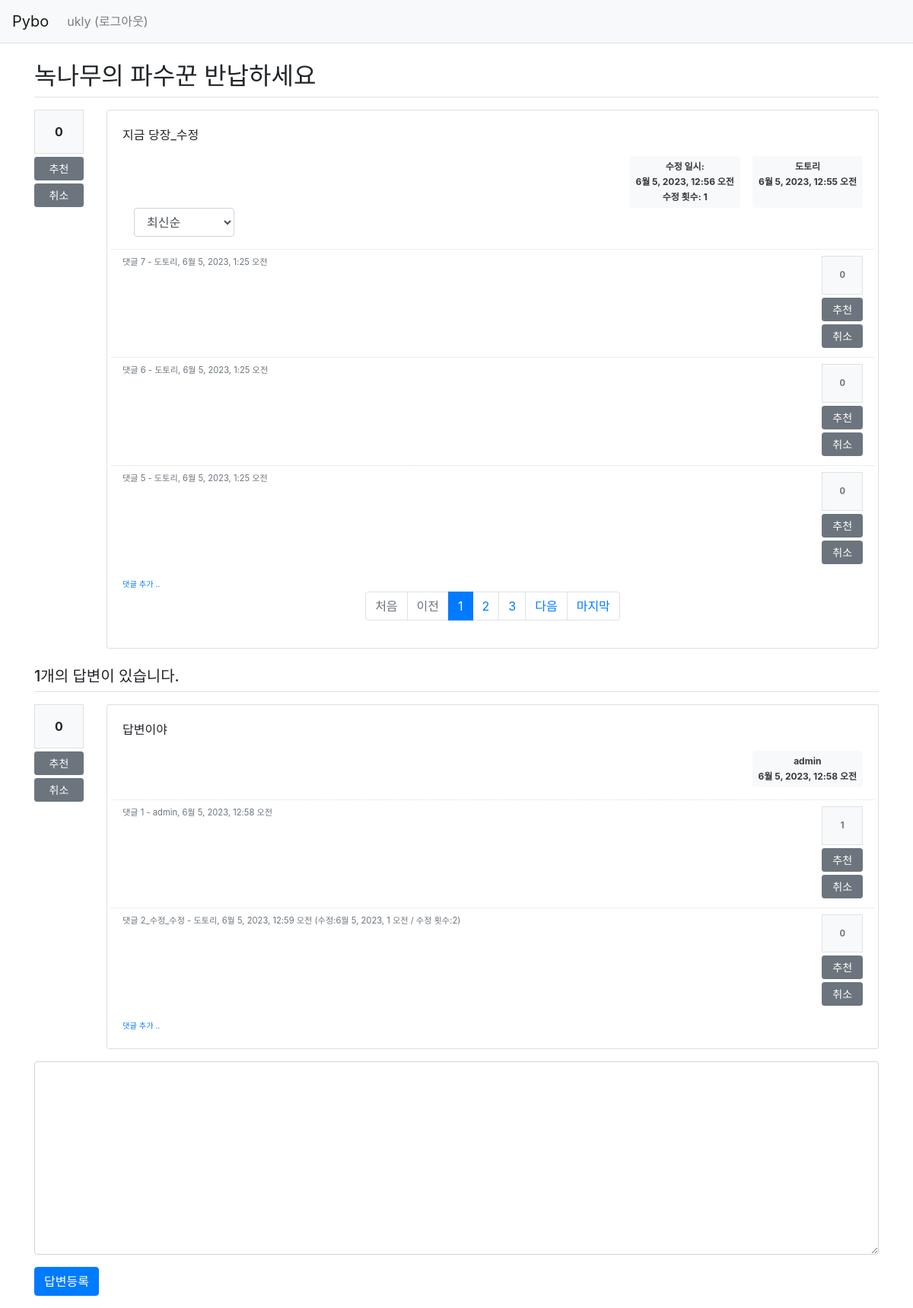
Screenshot of /pybo/20/ (signed in) with the database file from the repository.
### pybo/models.py (models this page shows, shortened)
class Question(models.Model):
    author = models.ForeignKey(User, on_delete=models.CASCADE, related_name='author_question')
    subject = models.CharField(max_length=200)
    content = models.TextField()
    create_date = models.DateTimeField()
    modify_date = models.DateTimeField(null=True, blank=True)
    voter = models.ManyToManyField(User, related_name='voter_question')
    modify_count = models.IntegerField(null=True, blank=True, default=0)

class Comment(models.Model):
    author = models.ForeignKey(User, on_delete=models.CASCADE)
    content = models.TextField()
    create_date = models.DateTimeField()
    modify_date = models.DateTimeField(null=True, blank=True)
    question = models.ForeignKey(Question, null=True, blank=True, on_delete=models.CASCADE)
    answer = models.ForeignKey(Answer, null=True, blank=True, on_delete=models.CASCADE)
    modify_count = models.IntegerField(null=True, blank=True, default=0)
    question_comment_voter = models.ManyToManyField(User, related_name='voter_question_comment')
    answer_comment_voter = models.ManyToManyField(User, related_name='voter_answer_comment')

class Answer(models.Model):
    author = models.ForeignKey(User, on_delete=models.CASCADE, related_name='author_answer')
    question = models.ForeignKey(Question, on_delete=models.CASCADE)
    content = models.TextField()
    create_date = models.DateTimeField()
    modify_date = models.DateTimeField(null=True, blank=True)
    voter = models.ManyToManyField(User, related_name='voter_answer')
    modify_count = models.IntegerField(null=True, blank=True, default=0)

### pybo/views/base_views.py (the view)
# urls.py: path('<int:question_id>/', base_views.detail, name='detail'),
def detail(request, question_id):
    page = request.GET.get('page', '1')  # 페이지
    so = request.GET.get('so', 'recent')  # 정렬기준
    question = get_object_or_404(Question, pk=question_id)
    if so == 'recommend':
        comment_list = Comment.objects.filter(question=question).annotate(num_voter=Count('question_comment_voter')).order_by('-num_voter', '-create_date')
    else:  # recent
        comment_list = Comment.objects.filter(question=question).order_by('-create_date')
    paginator = Paginator(comment_list, 3)  # 페이지당 3개씩 보여주기
    page_obj = paginator.get_page(page)
    last_page = paginator.count // 3 + 1 if (paginator.count % 3) else paginator.count // 3
    context = {'question': question, 'comment_list': page_obj, 'so': so, 'last_page': last_page}
    return render(request, 'pybo/question_detail.html', context)

### pybo/templatetags/pybo_filter.py (called while the page is built)
@register.filter()
def mark(value):
    extensions = ["nl2br", "fenced_code"]
    return mark_safe(markdown.markdown(value, extensions=extensions))

### templates/pybo/question_detail.html (shortened to what this page needs)
{% extends 'base.html' %}
{% load pybo_filter %}
{% block content %}
<div class="container my-3">
    <h2 class="border-bottom py-2">{{ question.subject }}</h2>
    <div class="row my-3">
        <div class="col-1">
            <div class="bg-light text-center p-3 border font-weight-bolder mb-1">{{question.voter.count}}</div>
            <a href="#" data-uri="{% url 'pybo:vote_question' question.id  %}"
               class="recommend btn btn-sm btn-secondary btn-block my-1">추천</a>
            <a href="#" data-uri="{% url 'pybo:cancel_vote_question' question.id  %}"
               class="cancel btn btn-sm btn-secondary btn-block my-1">취소</a>
        </div>
        <div class="col-11">
            <div class="card">
                <div class="card-body">
                    <div class="card-text">{{ question.content|mark }}</div>
                    <div class="d-flex justify-content-end">
                        {% if question.modify_date %}
                        <div class="badge bg-light p-2 text-start text-dark mx-3">
                            <div class="mb-2">수정 일시: </div>
                            <div class="mb-2">{{ question.modify_date }}</div>
                            <span class="mb-2">수정 횟수: </span>
                            <span class="mb-2">{{ question.modify_count }}</span>
                        </div>
                        {% endif %}
                        <div class="badge bg-light text-dark p-2 text-start">
                            <div class="mb-2">{{ question.author.username }}</div>
                            <div>{{ question.create_date }}</div>
                        </div>
                    </div>
                    <div class="col-2">
                        <select class="form-control so">
                            <option value="recent" {% if so == 'recent' %}selected{% endif %}>최신순</option>
                        </select>
                    </div>
                    {% if comment_list %}
                    <div class="mt-3">
                    {% for comment in comment_list %}
                        <div class="comment py-2 text-muted row">
                            <div class="col-11">
                                <span style="white-space: pre-line;">{{ comment.content }}</span>
                                <span>
                                    - {{ comment.author }}, {{ comment.create_date }}
                                </span>
                            </div>
                            <div class="col-1">
                                <div class="bg-light text-center p-3 border font-weight-bolder mb-1">{{comment.question_comment_voter.count}}</div>
                                <a href="#" data-uri="{% url 'pybo:vote_question_comment' comment.id  %}"
                                   class="recommend btn btn-sm btn-secondary btn-block my-1">추천</a>
                                <a href="#" data-uri="{% url 'pybo:cancel_vote_question_comment' comment.id  %}"
                                    class="cancel btn btn-sm btn-secondary btn-block my-1">취소</a>
                            </div>
                        </div>
                    {% endfor %}
                    </div>
                    {% endif %}
                    <div>
                        <a href="{% url 'pybo:comment_create_question' question.id  %}"
                           class="small"><small>댓글 추가 ..</small></a>
                    </div>
                    <ul class="pagination justify-content-center">
                        {% if comment_list.has_previous %}
                        <li class="page-item">
                            <a class="page-link" href="?page=1">처음</a>
                        </li>
                        <li class="page-item">
                            <a class="page-link" href="?page={{ comment_list.previous_page_number }}">이전</a>
                        </li>
                        {% else %}
                        <li class="page-item disabled">
                            <a class="page-link" tabindex="-1" aria-disabled="true" href="#">처음</a>
                        </li>
                        <li class="page-item disabled">
                            <a class="page-link" tabindex="-1" aria-disabled="true" href="#">이전</a>
                        </li>
                        {% endif %}
                        {% for page_number in comment_list.paginator.page_range %}
                            {% if page_number >= comment_list.number|add:-5 and page_number <= comment_list.number|add:5 %}
                        {% if page_number == comment_list.number %}
                        <li class="page-item active" aria-current="page">
                            <a class="page-link" href="?page={{ page_number }}">{{ page_number }}</a>
                        </li>
                        {% else %}
                        <li class="page-item">
                            <a class="page-link" href="?page={{ page_number }}">{{ page_number }}</a>
                        </li>
                        {% endif %}
                            {% endif %}
                        {% endfor %}
                        {% if comment_list.has_next %}
                        <li class="page-item">
                            <a class="page-link" href="?page={{ comment_list.next_page_number }}">다음</a>
                        </li>
                        <li class="page-item">
                            <a class="page-link" href="?page={{ last_page }}">마지막</a>
                        </li>
                        {% endif %}
                    </ul>
                </div>
            </div>
        </div>
    </div>
    <h5 class="border-bottom my-3 py-2">{{question.answer_set.count}}개의 답변이 있습니다.</h5>
    {% for answer in question.answer_set.all %}
    <div class="row my-3">
        <div class="col-1">
            <div class="bg-light text-center p-3 border font-weight-bolder mb-1">{{answer.voter.count}}</div>
            <a href="#" data-uri="{% url 'pybo:vote_answer' answer.id  %}"
                class="recommend btn btn-sm btn-secondary btn-block my-1">추천</a>
            <a href="#" data-uri="{% url 'pybo:cancel_vote_answer' answer.id  %}"
                class="cancel btn btn-sm btn-secondary btn-block my-1">취소</a>
        </div>
        <div class="col-11">
            <div class="card">
                <div class="card-body">
                    <div class="card-text">{{ answer.content|mark }}</div>
                    <div class="d-flex justify-content-end">
                        <div class="badge bg-light p-2 text-start text-dark">
                            <div class="mb-2">{{ answer.author.username }}</div>
                            <div>{{ answer.create_date }}</div>
                        </div>
                    </div>
                    {% if answer.comment_set.count > 0 %}
                    <div class="mt-3">
                    {% for comment in answer.comment_set.all %}
                        <div class="comment py-2 text-muted row">
                            <div class="col-11">
                                <span style="white-space: pre-line;">{{ comment.content }}</span>
                                <span>
                                    - {{ comment.author }}, {{ comment.create_date }}
                                    {% if comment.modify_date %}
                                    (수정:{{ comment.modify_date }} / 수정 횟수:{{ comment.modify_count }})
                                    {% endif %}
                                </span>
                            </div>
                            <div class="col-1">
                                <div class="bg-light text-center p-3 border font-weight-bolder mb-1">{{comment.answer_comment_voter.count}}</div>
                                <a href="#" data-uri="{% url 'pybo:vote_answer_comment' comment.id  %}"
                                   class="recommend btn btn-sm btn-secondary btn-block my-1">추천</a>
                                <a href="#" data-uri="{% url 'pybo:cancel_vote_answer_comment' comment.id  %}"
                                    class="cancel btn btn-sm btn-secondary btn-block my-1">취소</a>
                            </div>
                        </div>
                    {% endfor %}
                    </div>
                    {% endif %}
                    <div>
                        <a href="{% url 'pybo:comment_create_answer' answer.id  %}"
                           class="small"><small>댓글 추가 ..</small></a>
                    </div>
                </div>
            </div>
        </div>
    </div>
    {% endfor %}
    <form action="{% url 'pybo:answer_create' question.id %}" method="post" class="my-3">
        <div class="form-group">
            <textarea {% if not user.is_authenticated %}disabled{% endif %}
              name="content" id="content" class="form-control" rows="10"></textarea>
        </div>
        <input type="submit" value="답변등록" class="btn btn-primary">
    </form>
</div>
{% endblock %}

### templates/navbar.html (shortened to what this page needs)
<nav class="navbar navbar-expand-lg navbar-light bg-light border-bottom">
    <a class="navbar-brand" href="{% url 'pybo:index' %}">Pybo</a>
    <div class="collapse navbar-collapse flex-grow-0" id="navbarNav">
        <ul class="navbar-nav">
            <li class="nav-item ">
                {% if user.is_authenticated %}
                <a class="nav-link" href="{% url 'common:logout' %}">{{ user.username }} (로그아웃)</a>
                {% else %}
                <a class="nav-link" href="{% url 'common:login' %}">로그인</a>
                {% endif %}
            </li>
        </ul>
    </div>
</nav>

### static/style.css (style rules this page uses)
.comment { border-top:dotted 1px #ddd; font-size:0.7em; }

### rows the page displays
Question: subject "녹나무의 파수꾼 반납하세요", voter.count "0", content|mark "지금 당장_수정", modify_date "6월 5, 2023, 12:56 오전", modify_count "1", author.username "도토리", create_date "6월 5, 2023, 12:55 오전", answer_set.count "1"
Comment: content "댓글 7", author "도토리", create_date "6월 5, 2023, 1:25 오전", question_comment_voter.count "0"
Comment: content "댓글 6", author "도토리", create_date "6월 5, 2023, 1:25 오전", question_comment_voter.count "0"
Comment: content "댓글 5", author "도토리", create_date "6월 5, 2023, 1:25 오전", question_comment_voter.count "0"
Answer: voter.count "0", content|mark "답변이야", author.username "admin", create_date "6월 5, 2023, 12:58 오전"
Comment: content "댓글 1", author "admin", create_date "6월 5, 2023, 12:58 오전", answer_comment_voter.count "1"
Comment: content "댓글 2_수정_수정", author "도토리", create_date "6월 5, 2023, 12:59 오전", modify_date "6월 5, 2023, 1 오전", modify_count "2", answer_comment_voter.count "0"

### other values shown
{{ user.username }} "ukly"
{{ page_number }} "1"
{{ page_number }} "2" "3"
